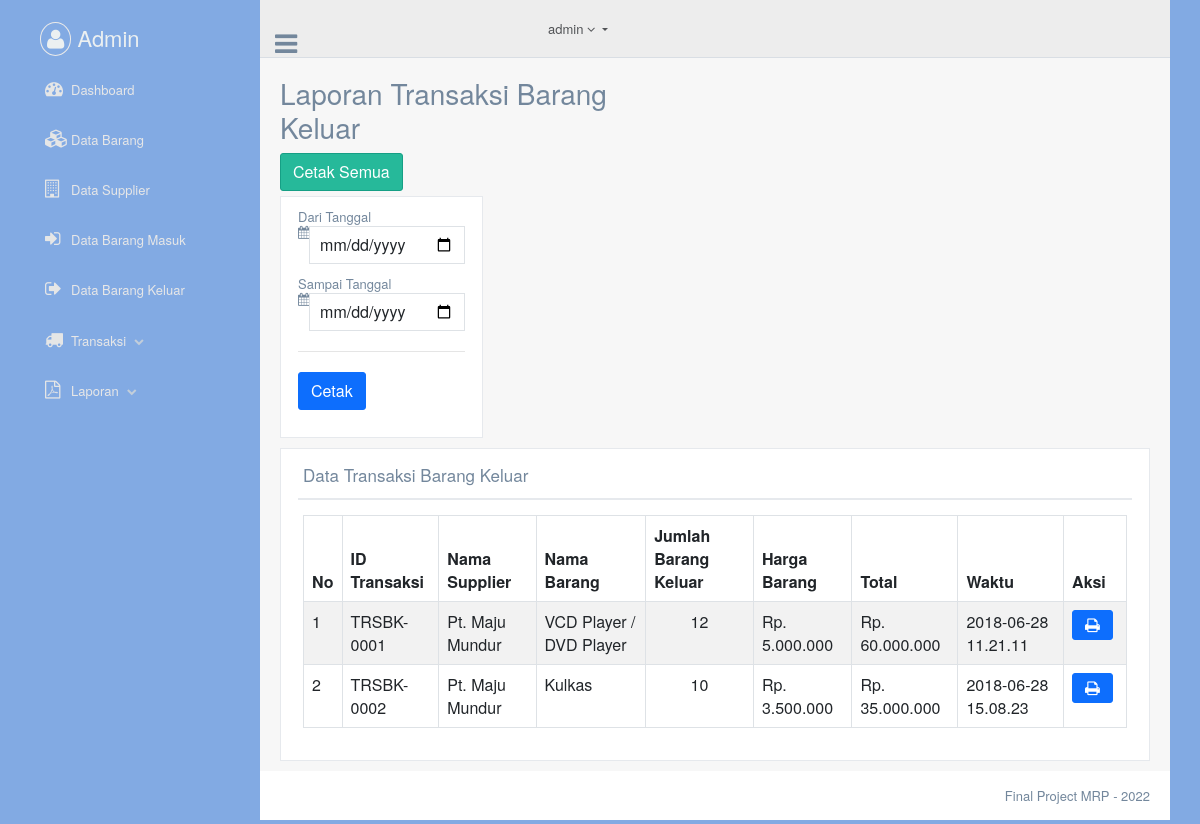
Page /admin/lap_dta_brngkluar.php on the committed database.
### tables this page shows
CREATE TABLE `dta_trnsaksi_brng_keluar` (
  `id_transaksi` varchar(20) NOT NULL,
  `id_supplier` varchar(20) NOT NULL,
  `nmasup` varchar(50) NOT NULL,
  `kd_barang` varchar(20) NOT NULL,
  `nmabar` varchar(50) NOT NULL,
  `jumlah` int(15) NOT NULL,
  `harga` int(15) NOT NULL,
  `total` int(15) NOT NULL,
  `status` varchar(20) NOT NULL,
  `waktu` varchar(20) NOT NULL
);

### admin/lap_dta_brngkluar.php (the view, shortened to what this page needs)
<?php include_once ('head.php') ?>
<body class="nav-md">
  <div class="container body">
    <div class="main_container">
      <?php include_once ('header.php'); ?>
      <div class="right_col" role="main">
        <div class="">
          <div class="page-title">
            <div class="title_left">
              <h3>Laporan Transaksi Barang Keluar</h3>
            </div>
          </div>
          <div class="clearfix"></div>
          <div class="row">
            <div class="col-lg-3 col-md-3 col-sm-3 col-xs-12">
              <a href="../laporan/lap_dta_cetak_brngkluar.php" target="_blank">
                <button class="btn btn-success" type="submit" name="cetak">Cetak Semua</button>
              </a>
            </div>
          </div>
          <div class="row">
            <div class="col-lg-3 col-md-3 col-sm-3 col-xs-12">
              <div class="x_panel">
                <form class="" action="../laporan/lap_dta_cetak_brngkluar.php" method="post" target="_blank">
                  <div class="control-group">
                    <div class="controls">
                      <label class="control-label">Dari Tanggal</label>
                      <div class="input-prepend input-group">
                        <span class="add-on input-group-addon"><i class="glyphicon glyphicon-calendar fa fa-calendar"></i></span>
                        <input class="form-control col-md-7 col-xs-12" type="date" name="tgl_a" required>
                      </div>
                    </div>
                  </div>
                  <div class="item form-group">
                    <label class="control-label">Sampai Tanggal</label>
                    <div class="input-prepend input-group">
                      <span class="add-on input-group-addon"><i class="glyphicon glyphicon-calendar fa fa-calendar"></i></span>
                      <input class="form-control col-md-7 col-xs-12" type="date" name="tgl_b" required>
                    </div>
                  </div>
                  <div class="ln_solid"></div>
                  <div class="form-group">
                    <input class="btn btn-primary" type="submit" name="cetak" value="Cetak">
                  </div>
                </form>
              </div>
            </div>
          </div>
           <div class="row">
             <div class="col-md-12 col-sm-12 col-xs-12">
               <div class="x_panel">
                 <div class="x_title">
                   <h2>Data Transaksi Barang Keluar</h2>
                   <div class="clearfix"></div>
                 </div>
                 <div class="x_content">
                   <table class="table table-striped table-bordered" id="datatables" style="width: 100%">
                     <thead>
                       <tr>
                         <th>No</th>
                         <th>ID Transaksi</th>
                         <th>Nama Supplier</th>
                         <th>Nama Barang</th>
                         <th>Jumlah Barang Keluar</th>
                         <th>Harga Barang</th>
                         <th>Total</th>
                         <th>Waktu</th>
                         <th>Aksi</th>
                       </tr>
                     </thead>
                     <tbody>
                       <?php
                       include_once ('../db/koneksi.php');
                       $sql    = "SELECT * FROM dta_trnsaksi_brng_keluar";
                       $result = $mysqli->query($sql);
                       $no = 1;
                       while ($row = $result->fetch_array(MYSQLI_ASSOC)) {
                       ?>
                       <tr>
                         <td><?php echo $no ?></td>
                         <td><?php echo $row['id_transaksi']; ?></td>
                         <td><?php echo $row['nmasup']; ?></td>
                         <td><?php echo $row['nmabar']; ?></td>
                         <td align="center"><?php echo $row['jumlah']; ?></td>
                         <td><?php echo "Rp. ". number_format($row['harga'], 0, ",", "."); ?></td>
                         <td><?php echo "Rp. ". number_format($row['total'], 0, ",", "."); ?></td>
                         <td><?php echo $row['waktu']; ?></td>
                         <td align="center">
                           <a class="btn btn-primary" href="../laporan/brng_keluar_cetak.php?id_transaksi=<?php echo $row['id_transaksi'] ?>" target="_blank"><i class="fa fa-print"></i> </a>
                         </td>
                       </tr>
                       <?php
                       $no++;
                       }
                        ?>
                     </tbody>
                   </table>
                 </div>
               </div>
             </div>
           </div>
        </div>
      </div>
      <?php include_once ('footer.php'); ?>
    </div>
  </div>
<?php include_once ('foot.php'); ?>

### rows in the picture
dta_trnsaksi_brng_keluar: id_transaksi "TRSBK-0001", nmasup "Pt. Maju Mundur", nmabar "VCD Player / DVD Player", jumlah "12", harga "5.000.000", total "60.000.000", waktu "2018-06-28 11.21.11"
dta_trnsaksi_brng_keluar: id_transaksi "TRSBK-0002", nmasup "Pt. Maju Mundur", nmabar "Kulkas", jumlah "10", harga "3.500.000", total "35.000.000", waktu "2018-06-28 15.08.23"
